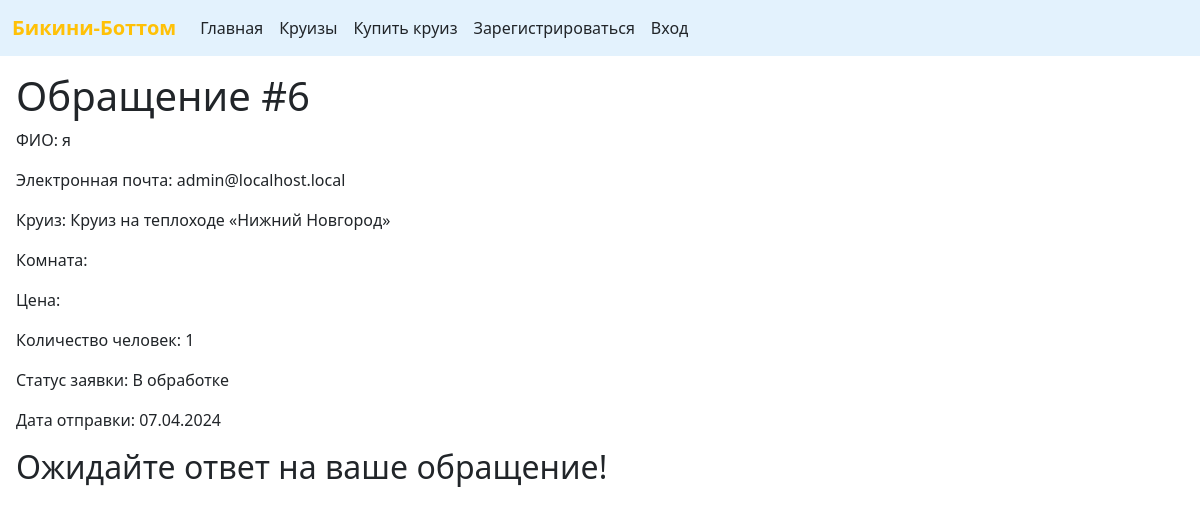
The app's page /appeal/view/0dbbce070f9ee572357c762f34666aceb4eedfe6e10a06bf9def5206884dcb12 with its own data.
### appeal/models.py (models this page shows, shortened)
class Appeal(models.Model):
    STATUS_CHOICE = (("a", "В обработке"),
                     ("b", "Выполнено"),
                     ("c", "Отклонено"))
    user = models.ForeignKey(User, on_delete=models.CASCADE, related_name='appeals',
        null=True, default=None, verbose_name='Пользователь')
    cruise = models.ForeignKey(Cruise, on_delete=models.CASCADE, related_name='appeals',
        null=True, default=None, verbose_name='Круиз')
    room = models.ForeignKey(Room, on_delete=models.CASCADE, related_name='appeals',
        null=True, default=None, verbose_name='Комната')
    status = models.CharField(max_length=100, verbose_name='Статус', choices=STATUS_CHOICE, default='a')
    capacity = models.CharField(max_length=60, verbose_name='Количество человек')
    contact = models.CharField(max_length=128, verbose_name='Контактая информация')
    email = models.EmailField("Электронная почта", blank=False)
    uid = models.CharField(max_length=64, blank=True, null=False, db_index=True, unique=True)
    date = models.DateTimeField("Дата отправки", auto_now_add=True)
    class Meta:
        verbose_name = 'Обращение'
        verbose_name_plural = 'Обращения'

### cruise_list/models.py (models this page shows, shortened)
class Cruise(models.Model):
    title = models.CharField(max_length=128, verbose_name='Название')
    time = models.CharField(max_length=60, verbose_name='Время круиза')
    cities = models.CharField(max_length=128, verbose_name='Название городов')
    discription =models.TextField(verbose_name='Описание')
    price = models.CharField(max_length=100, verbose_name='Цена')
    is_active = models.BooleanField(verbose_name='Активен', default=True, db_index=True)
    publish_date = models.DateTimeField(auto_now_add=True, db_index=True, verbose_name='Дата публикации')
    edit_date = models.DateTimeField(auto_now=True, db_index=True, verbose_name='Дата редактирования')
    image = models.ImageField(upload_to='%Y/%m/%d', blank=True, null=True)
    view = models.CharField(max_length=128, verbose_name='Просмотры')
    class Meta:
        verbose_name = 'Маршруты и корабли'
        verbose_name_plural = 'Маршруты и корабли'
        ordering = ('-publish_date', '-edit_date')

### appeal/views.py (the view)
# urls.py: path('view/<slug:uid>', views.AppealDetailView.as_view(), name='view')
class AppealDetailView(DetailView):
    model = Appeal
    template_name = 'appeal/appeal_detail.html'
    context_object_name = 'appeal'
    slug_field = 'uid'
    slug_url_kwarg = 'uid'

### appeal/templates/appeal/appeal_detail.html (shortened to what this page needs)
{% extends 'root.html'%}
{% block content %}
<div class="ms-3 mt-3">
  <h1>Обращение #{{ appeal.id }}</h1>
  <p>ФИО: {{ appeal.contact }}</p>
  <p>Электронная почта: {{ appeal.email }}</p>
  <p>Круиз: {{ appeal.cruise.title }}</p>
  <p>Комната: {{ appeal.room.get_category_display }}</p>
  <p>Цена: {{ appeal.room.price }}</p>
  <p>Количество человек: {{ appeal.capacity }}</p>
  <p>Статус заявки: {{ appeal.get_status_display }}</p>
  <p>Дата отправки: {{ appeal.date|date:'d.m.Y' }}</p>
  {% if appeal.answer %}
    <div>
      <h2>Ответ на обращение #{{ appeal.id }}</h2>
      {% with appeal.answer as answer %}
      <p>{{ answer.text }}</p>
      <p>Автор: {{ answer.author.get_full_name }}</p>
      <p>Дата отправки: {{ answer.send_date|date:'d.m.Y' }}</p>
      {% if send_date != update_date %}
        <p>Дата изменения: {{ answer.update_date }}</p>
      {% endif %}
      {% endwith %}
    </div>
  {% else %}
  <div>
    <h2>Ожидайте ответ на ваше обращение!</h2>
  </div>
  {% endif %}
</div>
{% endblock %}

### records on screen
Appeal: id "6", contact "я", email "admin@localhost.local", cruise "Круиз на теплоходе «Нижний Новгород»", capacity "1", status "В обработке", date "07.04.2024"
